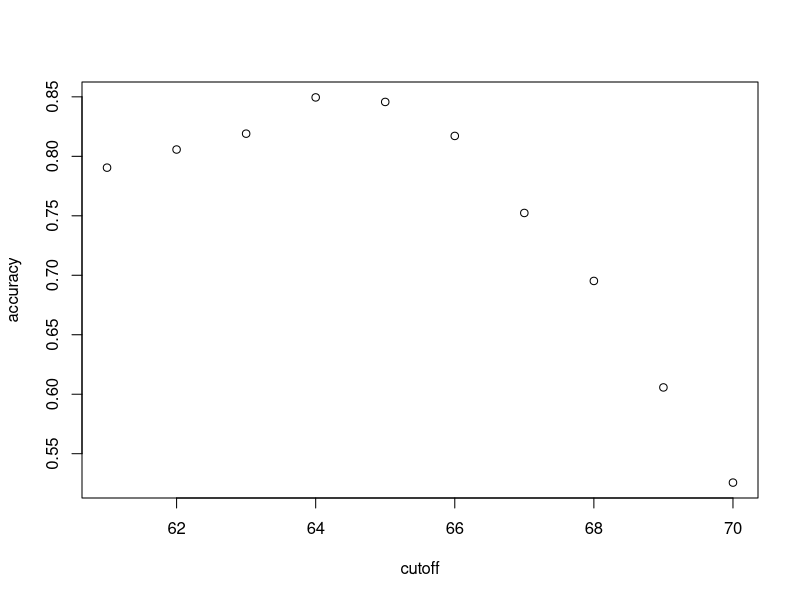
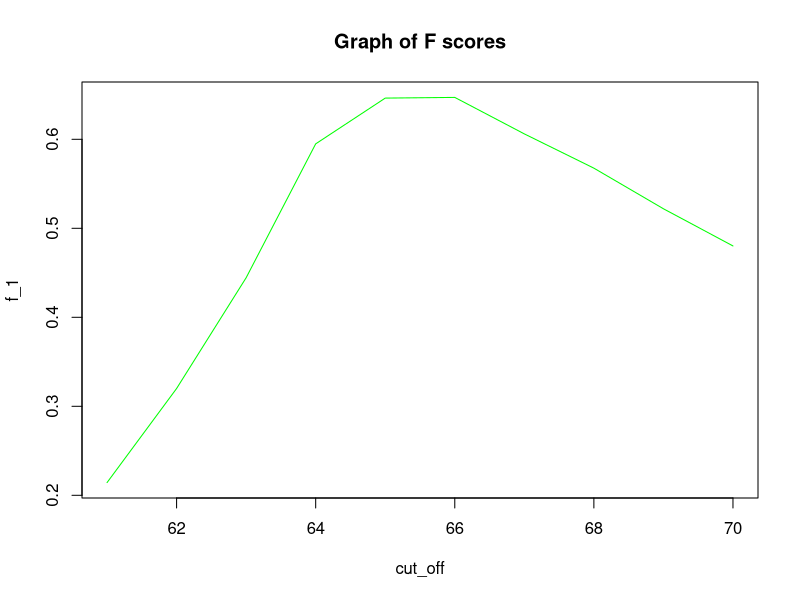

Write R code to recreate these figures, in order.
#MACHINE LEARNING PROJECT (SEX PREDICTION USING HEIGHT)
library(tidyverse)
library(caret)
library(dslabs)
data(heights)
#define the outcomes and predictors
y <- heights$sex
x <- heights$height
is.atomic(y)
#view(heights)

#randomly generating the training and test dataset from the heights dataset

#Defining createDataPartition function
set.seed(2007) # USED WITH random number generator. it is used to reproduce same sample again and again instead of generating
               #different samples at different times of execution
test_index <-createDataPartition(y, times = 1, p = 0.5, list = FALSE)

#calling the function
test_set <-heights[test_index, ]# the comma and space converts test_set from character to a data.frame
train_set <-heights[-test_index, ] # the comma and space converts train_set from character to a data.frame
class(test_set)
#view(test_set)
#view(train_set)

#Determining the overall accuracy
#step 1: create an algorithm that guesses the outcomes


y_hat <- sample(c("Male", "Female"), length(test_index), replace = TRUE) %>%
  factor(levels = levels(test_set$sex))
view(y_hat)

mean(y_hat == test_set$sex)#comparing the guessed values with the actual test_set known outcomes
#accuracy is about 49.14%

#USING EDA to improve our accuracy
 heights%>%group_by(sex)%>%summarize(mean(height),sd(height))
 #we find that avg height of men is 69.3 and ladies is 64.9 using this insight we can then make a better prediction
 y_hat <- ifelse(x>62,"Male","Female")%>%factor(levels = levels(test_set$sex))
mean(y_hat == test_set$sex)
#accuracy shoots up from 49 to 74 %

#examining the accuracy for 10 different cutoff points to get the optimum cutoff point
cutoff <- seq(61, 70)
accuracy <- map_dbl(cutoff, function(x){
  y_hat <- ifelse(train_set$height > x, "Male","Female")%>%factor(levels = levels(test_set$sex))
  mean(y_hat == train_set$sex)
})
plot(cutoff,accuracy)

max(accuracy)
#max accuracy is 85%. the corresponding cutoff point is determined as shown below
best_cutoff <- cutoff[which.max(accuracy)]
best_cutoff #best cutoff is fpund to be 64

#to ensure the results are not overly optimistic
y_hat <- ifelse(test_set$height > best_cutoff, "Male", "Female") %>% factor(levels = levels(test_set$sex))
y_hat <- factor(y_hat)
mean(y_hat == test_set$sex)
  
#THE CONFUSION MATRIX
#AS NOTED, THE AVERAGE HEIGHT OF GIRLS IS 64 BUT A CUTOFF OF 64 YIELDS THE BEST RESULT WHICH SEEMS ODD AND INCORRECT
#TABULATING PREDECTED AND ACTUAL VALUE
table(predicted = y_hat, actual = test_set$sex)
#calculating accuracy separately for each sex we have
view(y_hat)
test_set %>%  mutate(y_hat = y_hat) %>% group_by(sex) %>% summarize(accuracy = mean(y_hat == sex))
view(test_set)
#prevalence of men is high in the dataset thus the overall accuracy is high yet individual sex prediction in slow for females
prevalence <- mean(y == "Male")
prevalence
#confusion matrix to determine ppv,accuracy,sensitivity and specificity
cm <- confusionMatrix(data = y_hat, reference = test_set$sex)
cm$overall["Accuracy"]
cm$byClass[c("Sensitivity","Specificity","Prevalence")]
#finding cutoff using F score (i.e maximizing the F score instead of overall accuracy)
cut_off <- seq(61, 70)
f_1 <- map_dbl(cut_off, function(x){
   y_hat = ifelse(train_set$height > x,"Male","Female") %>% 
     factor(levels = levels(test_set$sex))
   F_meas(data = y_hat, reference = factor(train_set$sex))
})
plot(cut_off, f_1, type = "l" , col = "green", main = "Graph of F scores")
max(f_1)
#max value is found to be 0.67 thus best cut off is found to be 
best_cutoff = cutoff[which.max(f_1)]
best_cutoff
#best_cutoff is found to be 66
#checking sensitivity and specificity
y_hat = ifelse(test_set$height > best_cutoff, "Male","Female") %>% 
  factor(levels = levels(test_set$sex))
sensitivity(data = y_hat, reference = test_set$sex )
#we have a sensitivity of 0.63
specificity(data = y_hat, reference = test_set$sex)
#we have a sensitivity of o.83
#using the guessing technique but guessing male with a higher probability
p = 0.9
n = length(test_index)
y_hat = sample(c("Male", "Female"), n, replace = TRUE, prob = c(p, 1-p)) %>% 
  factor(levels = levels(test_set$sex))
mean(y_hat == test_set$sex)
#generating the ROC Curve
probs = seq(0,1, length.out = 10)
guessing = map_df(probs, function(p){
  y_hat = sample(c("Male", "Female"), n, replace = TRUE, prob = c(p, 1-p)) %>% 
    factor(levels = c("Male","Female"))
  list(method = "Guessing",
       FPR = 1 - specificity(y_hat, test_set$sex),
       TPR = sensitivity(y_hat,test_set$sex))
})
